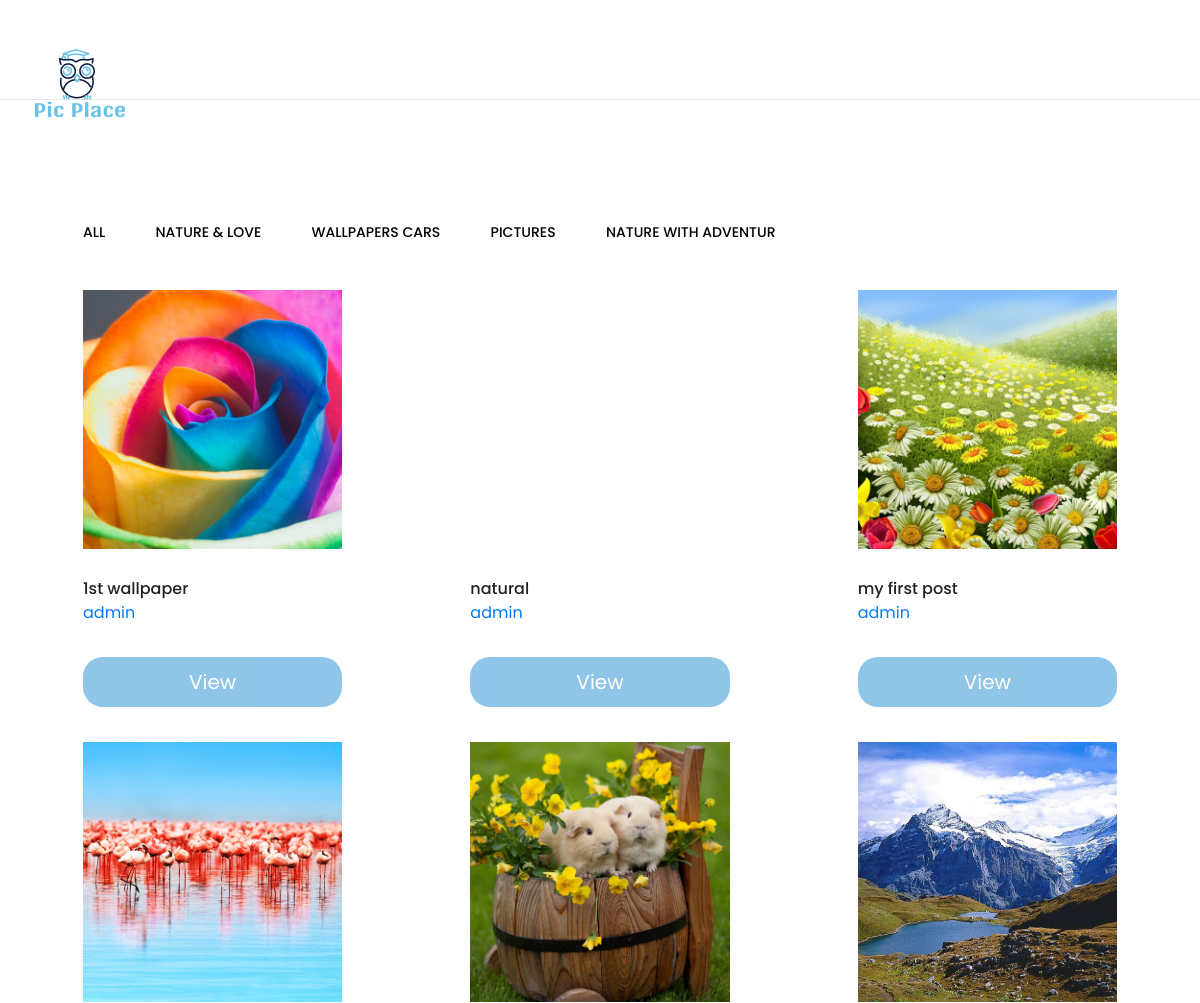
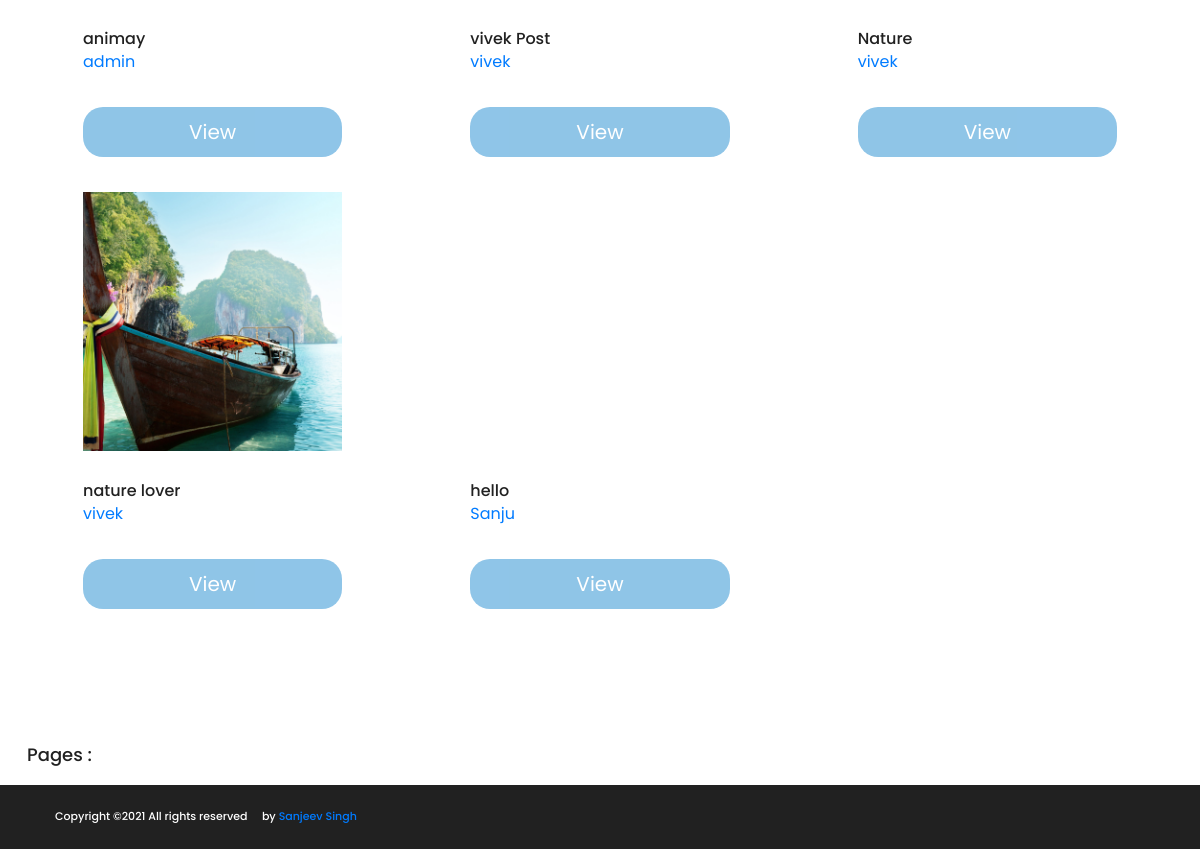
The page /imageapp/search/ on the database its author committed (2 pictures, top to bottom).
### imageapp/models.py (models this page shows, shortened)
class Catagory(models.Model):
	des = models.TextField()
	title = models.CharField(max_length=20)

class PostImage(models.Model):
	descriptions = models.CharField(max_length=200)
	catagory = models.ForeignKey(to=Catagory,on_delete = models.CASCADE)
	uploaded_by = models.ForeignKey(to=User,on_delete=models.CASCADE,null=True, blank=True)
	image = models.ImageField(upload_to='images//')
	cr_date = models.DateTimeField(auto_now_add=True)

### imageapp/views.py (the view)
# urls.py: path('search/', views.search_something),
def search_something(request):
	item = request.POST.get("dowork")
	if item is not None:
		imagess = PostImage.objects.filter(Q(descriptions__startswith=item))
	else:
		imagess = PostImage.objects.all()
	cat = Catagory.objects.all()
	l = True
	if len(imagess)>0:
		l = False
	data = {'imagess':imagess,'cat':cat,'l':l}
	return render(request,'home.html',data)

### templates/home.html (shortened to what this page needs)
<!DOCTYPE html>
{% extends 'base.html' %}
{% load static %}
{% block content %}
<div class="portfolio-2-section">
    <ul class="portfolio-filter pf-2 controls">
      <li class="control" data-filter="all"><a style="color: black;" href="/imageapp/home/">All</a></li>
      {% for c in cat  %}
      <li class="control" data-filter=".nature"><a style="color: black;" href="../catagory/{{c.pk}}">{{c.title}}</a></li>
      {% endfor %}
    </ul>
    <div class="portfolio-warp">
      <div class="row portfolio-gallery m-0">
        {% for im in imagess %}
        <div class="mix col-lg-4 col-sm-6 p-0 nature">
          <div class="portfolio-box">
            <div id="st" class="portfolio-item set-bg" data-setbg="/media/{{im.image}}"></div>
            <h6>{{im.descriptions}}</h6>
            <p><a href="/imageapp/viewprofile/{{im.uploaded_by.id}}">{{im.uploaded_by}}</a></p>
            <a href="/imageapp/viewpost/{{im.pk}}" class="btn btn-primary" >View</a>
          </div>
        </div>
        {% endfor %}
      </div>
    </div>
  </div>
  <div style="padding-bottom:20px;" class="container">
    <h5 style="text-align-last: left;">Pages :
    </h5>
  </div>
  {% endblock %}

### static/css/style.css (style rules this page uses)
html, body { height: 100%; font-family: "Poppins", sans-serif; -webkit-font-smoothing: antialiased; font-smoothing: antialiased; }
h1, h2, h3, h4, h5, h6 { margin: 0; color: #212121; font-weight: 500; }
h5 { font-size: 18px; }
h6 { font-size: 16px; }
p { font-size: 16px; color: #7d7d7d; line-height: 1.8; }
ul, ol { padding: 0; margin: 0; }
.set-bg { background-repeat: no-repeat; background-size: cover; background-position: top center; }
.portfolio-filter { list-style: none; margin-bottom: 46px; padding: 0 15px; }
.portfolio-filter li { display: inline-block; font-size: 14px; color: #212121; font-weight: 500; margin-right: 46px; text-transform: uppercase; cursor: pointer; }
.portfolio-filter li:last-child { margin-right: 0; }
.portfolio-item { min-height: 100%; display: block; }
.portfolio-2-section { padding-top: 120px; padding-bottom: 100px; }
.pf-2 { padding-left: 83px; }
.portfolio-warp { padding: 0 19px; }
.portfolio-box { margin-bottom: 35px; padding: 0 64px; }
.portfolio-box h6 { padding-top: 30px; }
.portfolio-box p { margin-bottom: 0; }
@media (min-width: 1200px) { .container { max-width: 1176px; } }

### static/css/signincss.css (style rules this page uses)
.btn { width: 100%; box-sizing: border-box; padding: 10px 0; margin-top: 30px; outline: none; border:none; background-color: #60adde; opacity: 0.7; border-radius: 20px; font-size: 20px; color: #fff; }

### rows shown on the page
Catagory: title "NATURE & LOVE"
Catagory: title "WALLPAPERS CARS"
Catagory: title "PICTURES"
Catagory: title "NATURE WITH ADVENTUR"
PostImage: shows a picture, descriptions "1st wallpaper", uploaded_by "admin"
PostImage: descriptions "natural", uploaded_by "admin"
PostImage: shows a picture, descriptions "my first post", uploaded_by "admin"
PostImage: shows a picture, descriptions "animay", uploaded_by "admin"
PostImage: shows a picture, descriptions "vivek Post", uploaded_by "vivek"
PostImage: shows a picture, descriptions "Nature", uploaded_by "vivek"
PostImage: shows a picture, descriptions "nature lover", uploaded_by "vivek"
PostImage: descriptions "hello", uploaded_by "Sanju"
